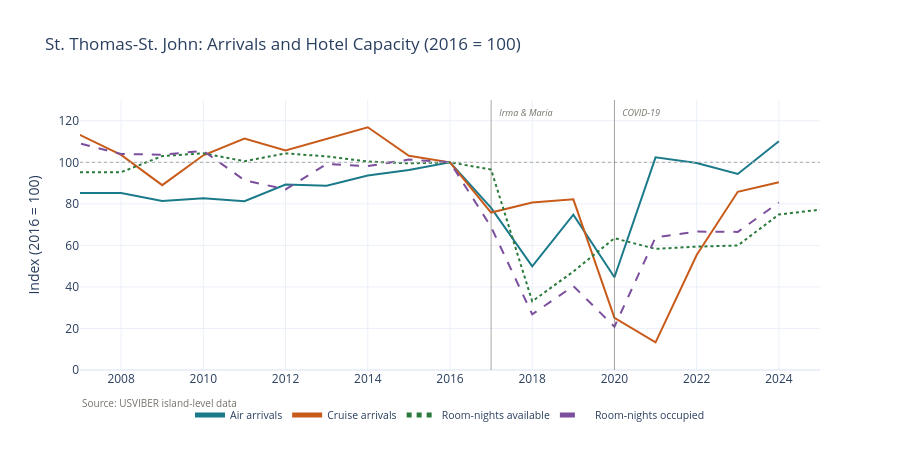

Notebook source saved alongside this figure:
### Code cell
# STT panel: air arrivals, cruise arrivals, available room-nights, occupied room-nights
fig = go.Figure()
for col, name, color, dash in [
    ('stt_air_idx',    'Air arrivals',          PALETTE['air_visitors'], 'solid'),
    ('stt_cruise_idx', 'Cruise arrivals',        PALETTE['cruise'],       'solid'),
    ('stt_avail_idx',  'Room-nights available',  PALETTE['rooms'],        'dot'),
    ('stt_occ_idx',    'Room-nights occupied',   PALETTE['employment'],   'dash'),
]:
    sub = arr_hotel[['year', col]].dropna()
    fig.add_trace(go.Scatter(x=sub['year'], y=sub[col], mode='lines', name=name,
                             line=dict(color=color, width=2.0, dash=dash)))
fig.add_hline(y=100, line=dict(color='#aaa', width=1, dash='dot'),
              annotation_text='2016 = 100', annotation_position='right',
              annotation_font=dict(size=9, color='#999'))
fig.update_layout(title='St. Thomas-St. John: Arrivals and Hotel Capacity (2016 = 100)',
    yaxis=dict(title='Index (2016 = 100)', range=[0, 130]),
    xaxis=dict(range=[2007, 2025]), height=450,
    annotations=[_ch.source_note('USVIBER island-level data')])
_ch.add_shocks(fig)
fig.show()

### Figure 1 — Plotly figure (JSON) as saved in the notebook; plotly's stock layout.template omitted (floating-point values rounded to 4 significant figures)
{"data": [{"line": {"color": "#1b7a8a", "dash": "solid", "width": 2}, "mode": "lines", "name": "Air arrivals", "type": "scatter", "x": [2000, 2001, 2002, 2003, 2004, 2005, 2006, 2007, 2008, 2009, 2010, 2011, 2012, 2013, 2014, 2015, 2016, 2017, 2018, 2019, 2020, 2021, 2022, 2023, 2024], "y": [73.24, 71.69, 71.94, 77.24, 80.03, 83.18, 81.44, 85.25, 85.25, 81.42, 82.69, 81.25, 89.33, 88.7, 93.68, 96.32, 100.0, 78.06, 49.92, 74.79, 44.66, 102.4, 99.68, 94.37, 110.2]}, {"line": {"color": "#c85a1a", "dash": "solid", "width": 2}, "mode": "lines", "name": "Cruise arrivals", "type": "scatter", "x": [2000, 2001, 2002, 2003, 2004, 2005, 2006, 2007, 2008, 2009, 2010, 2011, 2012, 2013, 2014, 2015, 2016, 2017, 2018, 2019, 2020, 2021, 2022, 2023, 2024], "y": [101.5, 105.7, 98.65, 103.4, 115.7, 112.8, 112.2, 113.2, 103.6, 88.99, 103.4, 111.4, 105.7, 111.4, 116.9, 103.2, 100.0, 75.83, 80.66, 82.16, 25.06, 13.26, 55.35, 85.82, 90.37]}, {"line": {"color": "#2a7a3b", "dash": "dot", "width": 2}, "mode": "lines", "name": "Room-nights available", "type": "scatter", "x": [2007, 2008, 2009, 2010, 2011, 2012, 2013, 2014, 2015, 2016, 2017, 2018, 2019, 2020, 2021, 2022, 2023, 2024, 2025], "y": [95.22, 95.23, 103.0, 104.3, 100.5, 104.3, 102.8, 100.4, 99.47, 100.0, 96.52, 33.08, 47.4, 63.45, 58.3, 59.42, 59.94, 74.87, 77.2]}, {"line": {"color": "#7b4f9e", "dash": "dash", "width": 2}, "mode": "lines", "name": "Room-nights occupied", "type": "scatter", "x": [2001, 2003, 2004, 2005, 2006, 2007, 2008, 2009, 2010, 2011, 2012, 2013, 2014, 2015, 2016, 2017, 2018, 2019, 2020, 2021, 2022, 2023, 2024], "y": [105.9, 110.0, 112.2, 107.7, 103.5, 109.0, 104.0, 103.7, 105.5, 91.37, 86.98, 99.18, 98.15, 101.3, 100.0, 68.88, 26.81, 40.4, 20.84, 63.84, 66.63, 66.49, 80.65]}], "layout": {"annotations": [{"font": {"color": "#999", "size": 9}, "showarrow": false, "text": "<span style='color:#77736a;font-size:10px'>Source: USVIBER island-level data</span>", "x": 0, "xanchor": "left", "xref": "paper", "y": -0.09, "yanchor": "top", "yref": "paper"}, {"font": {"color": "#77736a", "size": 9}, "showarrow": false, "text": "<i> Irma & Maria</i>", "x": 2017, "xanchor": "left", "xref": "x", "xshift": 4, "y": 1, "yanchor": "top", "yref": "paper", "yshift": -4}, {"font": {"color": "#77736a", "size": 9}, "showarrow": false, "text": "<i> COVID-19</i>", "x": 2020, "xanchor": "left", "xref": "x", "xshift": 4, "y": 1, "yanchor": "top", "yref": "paper", "yshift": -4}], "height": 450, "shapes": [{"line": {"color": "#aaa", "dash": "dot", "width": 1}, "type": "line", "x0": 0, "x1": 1, "xref": "x domain", "y0": 100, "y1": 100, "yref": "y"}, {"line": {"color": "rgba(107,101,89,0.55)", "width": 1}, "type": "line", "x0": 2017, "x1": 2017, "xref": "x", "y0": 0, "y1": 1, "yref": "y domain"}, {"line": {"color": "rgba(107,101,89,0.55)", "width": 1}, "type": "line", "x0": 2020, "x1": 2020, "xref": "x", "y0": 0, "y1": 1, "yref": "y domain"}], "title": {"text": "St. Thomas-St. John: Arrivals and Hotel Capacity (2016 = 100)"}, "xaxis": {"range": [2007, 2025]}, "yaxis": {"range": [0, 130], "title": {"text": "Index (2016 = 100)"}}}}
